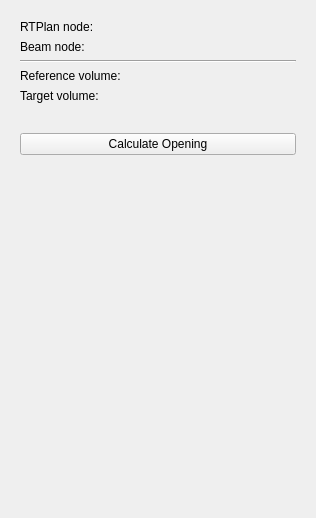
<?xml version="1.0" encoding="UTF-8"?>
<ui version="4.0">
 <class>qSlicerLoadableModuleTemplateModuleWidget</class>
 <widget class="qSlicerWidget" name="qSlicerLoadableModuleTemplateModuleWidget">
  <property name="geometry">
   <rect>
    <x>0</x>
    <y>0</y>
    <width>316</width>
    <height>518</height>
   </rect>
  </property>
  <property name="windowTitle">
   <string>Form</string>
  </property>
  <layout class="QGridLayout" name="gridLayout_3">
   <item row="0" column="0">
    <widget class="ctkCollapsibleButton" name="CTKCollapsibleButton" native="true">
     <property name="text" stdset="0">
      <string>Display</string>
     </property>
     <layout class="QGridLayout" name="gridLayout">
      <item row="1" column="0">
       <widget class="ctkCollapsibleButton" name="FooBarCollapsibleButtonWidget" native="true">
        <layout class="QGridLayout" name="gridLayout_4">
         <item row="0" column="0">
          <widget class="qSlicerLoadableModuleTemplateFooBarWidget" name="FooBar" native="true"/>
         </item>
        </layout>
       </widget>
      </item>
      <item row="0" column="0">
       <layout class="QGridLayout" name="gridLayout_2">
        <item row="0" column="0">
         <widget class="QLabel" name="RTPlanNodeLabel">
          <property name="text">
           <string>RTPlan node:</string>
          </property>
         </widget>
        </item>
        <item row="0" column="1">
         <widget class="qMRMLNodeComboBox" name="RTPlanNodeComboBox" native="true"/>
        </item>
        <item row="1" column="0">
         <widget class="QLabel" name="RTBeamNodeLabel">
          <property name="text">
           <string>Beam node:</string>
          </property>
         </widget>
        </item>
        <item row="1" column="1">
         <widget class="qMRMLNodeComboBox" name="RTBeamNodeComboBox" native="true"/>
        </item>
        <item row="3" column="0">
         <widget class="QLabel" name="ReferenceVolumeLabel">
          <property name="text">
           <string>Reference volume:</string>
          </property>
         </widget>
        </item>
        <item row="2" column="0" colspan="2">
         <widget class="Line" name="line">
          <property name="orientation">
           <enum>Qt::Horizontal</enum>
          </property>
         </widget>
        </item>
        <item row="3" column="1">
         <widget class="qMRMLNodeComboBox" name="ReferenceVolumeNodeComboBox" native="true"/>
        </item>
        <item row="4" column="0">
         <widget class="QLabel" name="TargetVolumeLabel">
          <property name="text">
           <string>Target volume:</string>
          </property>
         </widget>
        </item>
        <item row="4" column="1">
         <widget class="qMRMLSegmentSelectorWidget" name="TargetVolumeSegmentSelectorWidget" native="true"/>
        </item>
       </layout>
      </item>
      <item row="2" column="0">
       <widget class="QPushButton" name="CalculateOpeningPushButton">
        <property name="text">
         <string>Calculate Opening</string>
        </property>
       </widget>
      </item>
     </layout>
    </widget>
   </item>
   <item row="1" column="0">
    <spacer name="verticalSpacer">
     <property name="orientation">
      <enum>Qt::Vertical</enum>
     </property>
     <property name="sizeHint" stdset="0">
      <size>
       <width>20</width>
       <height>40</height>
      </size>
     </property>
    </spacer>
   </item>
  </layout>
 </widget>
 <customwidgets>
  <customwidget>
   <class>qMRMLNodeComboBox</class>
   <extends>QWidget</extends>
   <header location="global">qMRMLNodeComboBox.h</header>
  </customwidget>
  <customwidget>
   <class>qSlicerWidget</class>
   <extends>QWidget</extends>
   <header>qSlicerWidget.h</header>
   <container>1</container>
  </customwidget>
  <customwidget>
   <class>ctkCollapsibleButton</class>
   <extends>QWidget</extends>
   <header>ctkCollapsibleButton.h</header>
   <container>1</container>
  </customwidget>
  <customwidget>
   <class>qSlicerLoadableModuleTemplateFooBarWidget</class>
   <extends>QWidget</extends>
   <header>qSlicerLoadableModuleTemplateFooBarWidget.h</header>
   <container>1</container>
  </customwidget>
  <customwidget>
   <class>qMRMLSegmentSelectorWidget</class>
   <extends>QWidget</extends>
   <header>qMRMLSegmentSelectorWidget.h</header>
   <container>1</container>
  </customwidget>
 </customwidgets>
 <resources/>
 <connections>
  <connection>
   <sender>qSlicerLoadableModuleTemplateModuleWidget</sender>
   <signal>mrmlSceneChanged(vtkMRMLScene*)</signal>
   <receiver>RTBeamNodeComboBox</receiver>
   <slot>setMRMLScene(vtkMRMLScene*)</slot>
   <hints>
    <hint type="sourcelabel">
     <x>157</x>
     <y>258</y>
    </hint>
    <hint type="destinationlabel">
     <x>228</x>
     <y>51</y>
    </hint>
   </hints>
  </connection>
  <connection>
   <sender>qSlicerLoadableModuleTemplateModuleWidget</sender>
   <signal>mrmlSceneChanged(vtkMRMLScene*)</signal>
   <receiver>RTPlanNodeComboBox</receiver>
   <slot>setMRMLScene(vtkMRMLScene*)</slot>
   <hints>
    <hint type="sourcelabel">
     <x>157</x>
     <y>258</y>
    </hint>
    <hint type="destinationlabel">
     <x>228</x>
     <y>27</y>
    </hint>
   </hints>
  </connection>
  <connection>
   <sender>qSlicerLoadableModuleTemplateModuleWidget</sender>
   <signal>mrmlSceneChanged(vtkMRMLScene*)</signal>
   <receiver>ReferenceVolumeNodeComboBox</receiver>
   <slot>setMRMLScene(vtkMRMLScene*)</slot>
   <hints>
    <hint type="sourcelabel">
     <x>157</x>
     <y>258</y>
    </hint>
    <hint type="destinationlabel">
     <x>228</x>
     <y>84</y>
    </hint>
   </hints>
  </connection>
  <connection>
   <sender>qSlicerLoadableModuleTemplateModuleWidget</sender>
   <signal>mrmlSceneChanged(vtkMRMLScene*)</signal>
   <receiver>TargetVolumeSegmentSelectorWidget</receiver>
   <slot>setMRMLScene(vtkMRMLScene*)</slot>
   <hints>
    <hint type="sourcelabel">
     <x>157</x>
     <y>258</y>
    </hint>
    <hint type="destinationlabel">
     <x>228</x>
     <y>132</y>
    </hint>
   </hints>
  </connection>
 </connections>
</ui>
